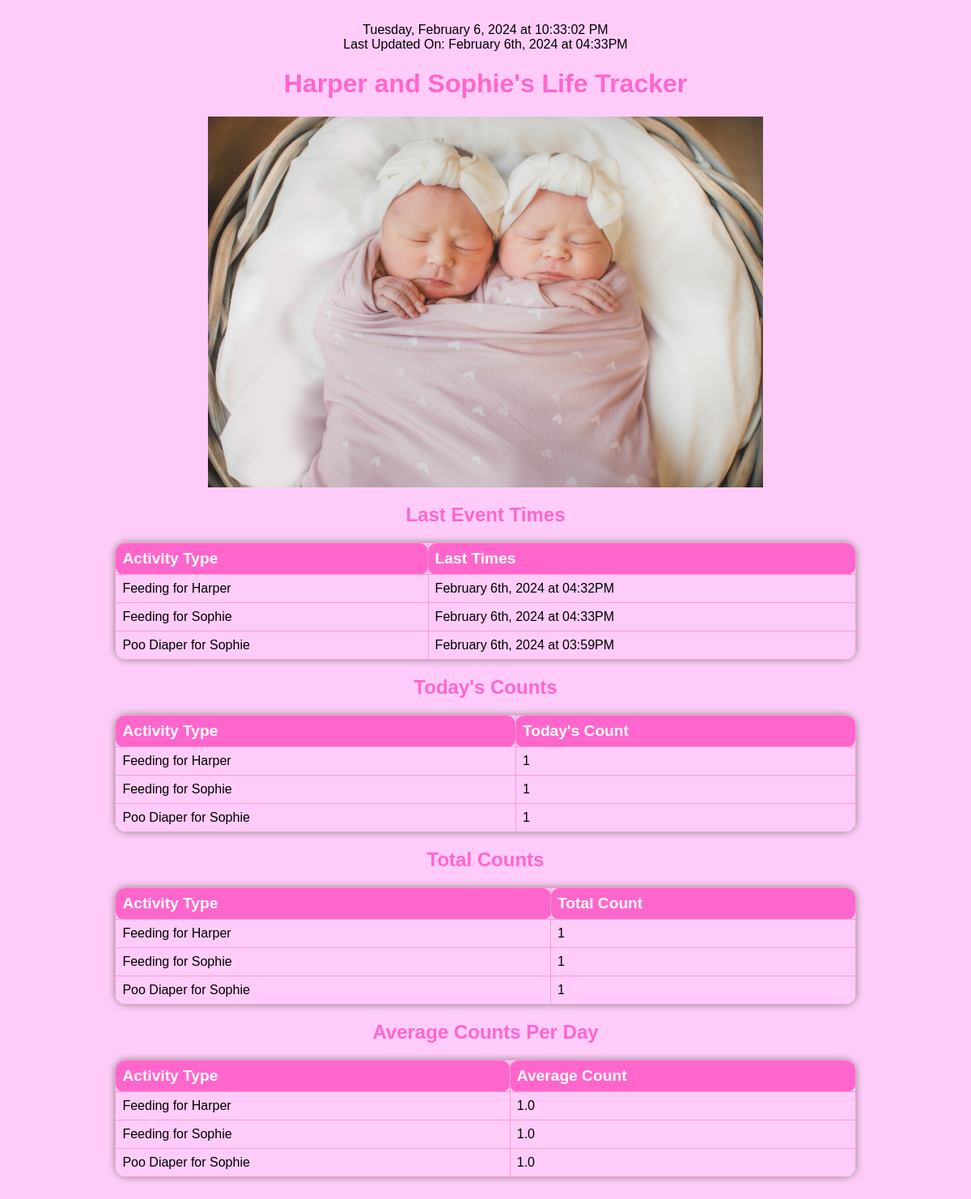
The page / on the database its author committed.
### tables this page shows
CREATE TABLE keypresses (
    id INTEGER PRIMARY KEY,
    key_label TEXT NOT NULL,
    timestamp DATETIME DEFAULT CURRENT_TIMESTAMP
);

### app.py (the view)
@app.route('/')
def index():
    most_recent_keypress = get_most_recent_keypress()
    simplified_last_update = format_datetime(most_recent_keypress) if most_recent_keypress else "No recent updates"
    return render_template('index.html',
                           key_counts=get_key_counts(),
                           last_event_times={key: format_datetime(value) for key, value in get_last_event_times().items()},
                           today_counts=get_today_counts(),
                           average_counts_per_day=get_average_counts_per_day(),
                           last_updated=simplified_last_update)

### app.py (called while the page is built)
def get_db_connection():
    conn = sqlite3.connect(DATABASE)
    conn.row_factory = sqlite3.Row
    return conn

def query_db(query, args=(), one=False):
    with get_db_connection() as conn:
        cur = conn.execute(query, args)
        rv = cur.fetchall()
        return (rv[0] if rv else None) if one else rv

def get_key_counts():
    return {row['key_label']: row['count'] for row in query_db("SELECT key_label, COUNT(*) as count FROM keypresses GROUP BY key_label")}

def get_most_recent_keypress():
    query = "SELECT MAX(timestamp) FROM keypresses"
    result = query_db(query, one=True)
    return result['MAX(timestamp)'] if result and result['MAX(timestamp)'] else None

def get_last_event_times():
    return {row['key_label']: row['MAX(timestamp)'] for row in query_db("SELECT key_label, MAX(timestamp) FROM keypresses GROUP BY key_label")}

def get_today_counts():
    today = datetime.now().strftime('%Y-%m-%d')
    return {row['key_label']: row['COUNT(*)'] for row in query_db("SELECT key_label, COUNT(*) FROM keypresses WHERE DATE(timestamp) = ? GROUP BY key_label", [today])}

def get_average_counts_per_day():
    return {row['key_label']: row['total_count'] / row['days'] for row in query_db("SELECT key_label, COUNT(*) as total_count, COUNT(DISTINCT DATE(timestamp)) as days FROM keypresses GROUP BY key_label") if row['days'] > 0}

def format_datetime(datetime_str, local_tz=TIMEZONE):
    utc_dt = datetime.strptime(datetime_str, "%Y-%m-%d %H:%M:%S").replace(tzinfo=pytz.utc)
    local_dt = utc_dt.astimezone(pytz.timezone(local_tz))
    suffix = ["th", "st", "nd", "rd"][(local_dt.day % 10) - 1 if local_dt.day % 10 < 4 and not 11 <= local_dt.day <= 13 else 0]
    return local_dt.strftime(f"%B {local_dt.day}{suffix}, %Y at %I:%M%p")

### templates/index.html (shortened to what this page needs)
<!DOCTYPE html>
<html>
<head>
</head>
<body>
    <div id="currentDateTime" class="timestamp"></div>
    <div class="timestamp">Last Updated On: {{ last_updated }}</div>
</body>
    <h1>Harper and Sophie's Life Tracker</h1>
    <img src="{{ url_for('static', filename='assets/images/girlsbasket.jpg') }}" alt="photo of the girls in basket day 2 of life" class="content-image">
    <h2>Last Event Times</h2>
    <table>
        <tr>
            <th>Activity Type</th>
            <th>Last Times</th>
        </tr>
        {% for key, time in last_event_times.items() %}
        <tr>
            <td>{{ key }}</td>
            <td>{{ time }}</td>
        </tr>
        {% endfor %}
    </table>
    <h2>Today's Counts</h2>
    <table>
        <tr>
            <th>Activity Type</th>
            <th>Today's Count</th>
        </tr>
        {% for key, count in today_counts.items() %}
        <tr>
            <td>{{ key }}</td>
            <td>{{ count }}</td>
        </tr>
        {% endfor %}
    </table>
    <h2>Total Counts</h2>
    <table>
        <tr>
            <th>Activity Type</th>
            <th>Total Count</th>
        </tr>
        {% for key, count in key_counts.items() %}
        <tr>
            <td>{{ key }}</td>
            <td>{{ count }}</td>
        </tr>
        {% endfor %}
    </table>
    <h2>Average Counts Per Day</h2>
    <table>
        <tr>
            <th>Activity Type</th>
            <th>Average Count</th>
        </tr>
        {% for key, avg in average_counts_per_day.items() %}
        <tr>
            <td>{{ key }}</td>
            <td>{{ avg }}</td>
        </tr>
        {% endfor %}
    </table>
</body>
</html>

### templates/index.html (style rules this page uses)
body { font-family: 'Comic Sans MS', cursive, sans-serif; background-color: #ffccf9; text-align: center; padding: 20px; }
h1, h2 { color: #ff66cc; }
table { width: 80%; margin: 20px auto; border-collapse: collapse; border-radius: 15px; overflow: hidden; box-shadow: 0px 0px 10px #888888; }
th, td { border: 1px solid #ff99cc; padding: 8px; text-align: left; border-radius: 10px; }
th { background-color: #ff66cc; color: white; font-size: 1.2em; }
tr:nth-child(even) { background-color: #ffccf9; }
.content-image { max-width: 60%; height: auto; display: block; margin: 20px auto; }

### rows shown on the page
keypresses: key_label "Feeding for Harper", time "February 6th, 2024 at 04:32PM", count "1", avg "1.0"
keypresses: key_label "Feeding for Sophie", time "February 6th, 2024 at 04:33PM", count "1", avg "1.0"
keypresses: key_label "Poo Diaper for Sophie", time "February 6th, 2024 at 03:59PM", id "1", avg "1.0"

### other values the page prints
{{ last_updated }} "February 6th, 2024 at 04:33PM"
